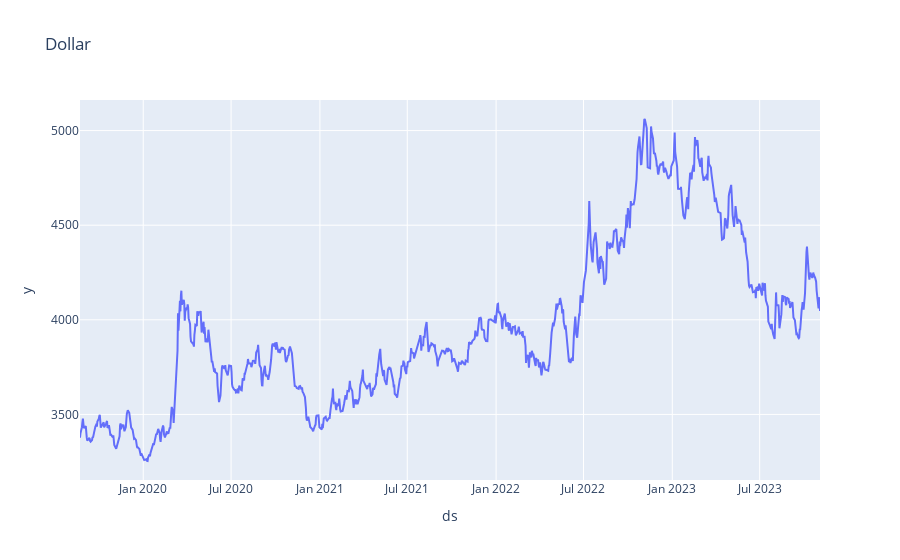

Source (notebook cell):
### Code cell
px.line(df, x='ds' , y='y' ,title='Dollar')

### Figure 1 — Plotly figure (JSON) as saved in the notebook; plotly's stock layout.template omitted (floating-point values rounded to 4 significant figures; data arrays with more than 128 entries replaced by an {"elided": "..."} marker saying what was removed)
{"data": [{"hovertemplate": "ds=%{x}<br>y=%{y}<extra></extra>", "legendgroup": "", "line": {"color": "#636efa", "dash": "solid"}, "marker": {"symbol": "circle"}, "mode": "lines", "name": "", "orientation": "v", "showlegend": false, "type": "scatter", "x": {"elided": "1000 str values"}, "xaxis": "x", "y": {"elided": "1000 float values"}, "yaxis": "y"}], "layout": {"legend": {"tracegroupgap": 0}, "title": {"text": "Dollar"}, "xaxis": {"anchor": "y", "domain": [0, 1], "title": {"text": "ds"}}, "yaxis": {"anchor": "x", "domain": [0, 1], "title": {"text": "y"}}}}
